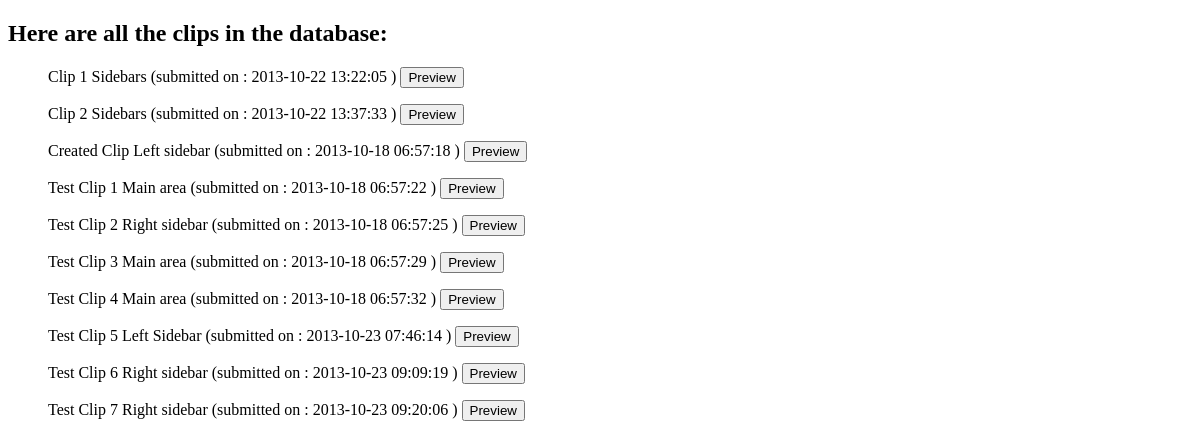
Page /visit/clips/index.php on the earlier database version.
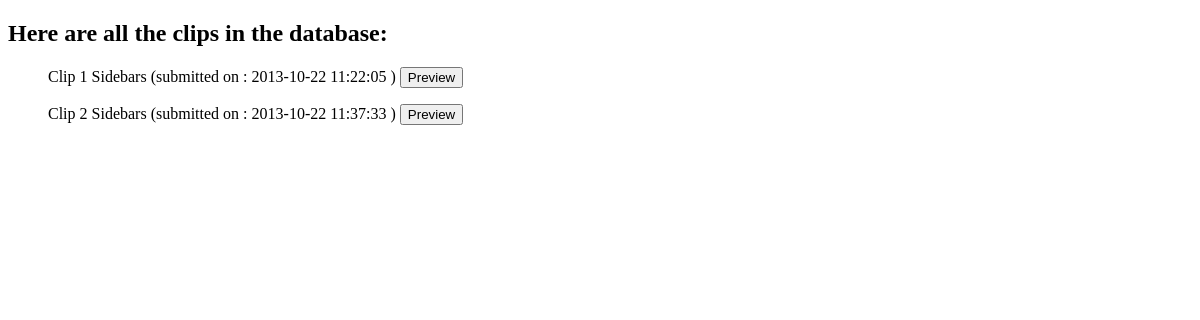
Same page on the later database version.
### tables this page shows
CREATE TABLE IF NOT EXISTS `clip` (
  `id` int(11) NOT NULL AUTO_INCREMENT,
  `clipname` text NOT NULL,
  `clipdate` timestamp NOT NULL DEFAULT CURRENT_TIMESTAMP ON UPDATE CURRENT_TIMESTAMP,
  `clipbackgroundcolor` text NOT NULL,
  `clipDurationInSeconds` int(11) NOT NULL DEFAULT '4',
  `clipOrderNumber` int(11) NOT NULL DEFAULT '1',
  `isLoop` tinyint(1) NOT NULL DEFAULT '1',
  `singleClip` tinyint(1) NOT NULL DEFAULT '1',
  `cliplayoutid` int(11) NOT NULL,
  PRIMARY KEY (`id`)
);

### visit/clips/index.php (called while the page is built, shortened)
<?php
include '../../includes/db.inc.php';
try
{
    $result = $pdo->query('SELECT * FROM clip');
}
catch (PDOException $error)
{
    $error = $error->getMessage();
    include '../../includes/error.html.php';
    exit();
}
while ($row = $result->fetch())
{
    $clips[] = array(
        'id'    => $row['id'],
        'clipname'  => $row['clipname'],
        'clipdate' => $row['clipdate']
      );
}
include 'cliplist.html.php';
exit();
?>

### visit/clips/cliplist.html.php (the view, shortened to what this page needs)
<?php include '../../includes/helpers.inc.php'; ?>
<!DOCTYPE html>
<html>
    <head>
    </head>
    <body>
        <h2>Here are all the clips in the database:</h2>
        <?php foreach ($clips as $clip): ?>
          <blockquote >
             <form action="" method="get">
                <?php echo htmlout($clip['clipname'], ENT_QUOTES, 'UTF-8'); ?>
                 (submitted on : <?php echo htmlout($clip['clipdate'], ENT_QUOTES, 'UTF-8'); ?> )
                <input type="submit" name="action" value="Preview">
             </form>
         </blockquote>
        <?php endforeach; ?>
    </body>
</html>

### includes/helpers.inc.php
<?php
function html($text) {
    return htmlspecialchars($text, ENT_QUOTES, 'UTF-8');
}
function htmlout($text) {
    echo html($text);
}
?>

Differences in the rows shown:
removed clip: clipname "Created Clip Left sidebar 2013-10-18 06:57:18"
removed clip: clipname "Test Clip 1 Main area 2013-10-18 06:57:22"
removed clip: clipname "Test Clip 2 Right sidebar 2013-10-18 06:57:25"
removed clip: clipname "Test Clip 3 Main area 2013-10-18 06:57:29"
removed clip: clipname "Test Clip 4 Main area 2013-10-18 06:57:32"
removed clip: clipname "Test Clip 5 Left Sidebar 2013-10-23 07:46:14"
removed clip: clipname "Test Clip 6 Right sidebar 2013-10-23 09:09:19"
removed clip: clipname "Test Clip 7 Right sidebar 2013-10-23 09:20:06"
changed clip: clipname "Clip 1 Sidebars 2013-10-22 13:22:05" → "Clip 1 Sidebars 2013-10-22 11:22:05"
changed clip: clipname "Clip 2 Sidebars 2013-10-22 13:37:33" → "Clip 2 Sidebars 2013-10-22 11:37:33"
